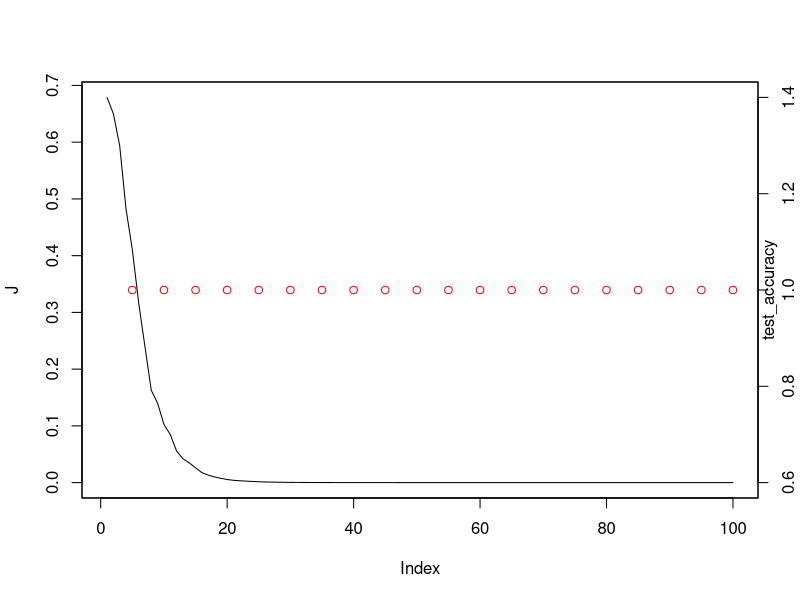

Source code (R):
## Self Neural Nets
## version 5 - L layer, binary classification, diff optimization routines

# # # # Functions # # # #

list <- structure(NA,class="result")
"[<-.result" <- function(x,...,value){
  # Reference : https://stat.ethz.ch/pipermail/r-help/2004-June/053343.html
  args <- as.list(match.call())
  args <- args[-c(1:2,length(args))]
  length(value) <- length(args)
  for(i in seq(along=args)) {
    a <- args[[i]]
    if(!missing(a)) eval.parent(substitute(a <- v,list(a=a,v=value[[i]])))
  }
  x
}

revert_list_structure <- function(ls){
  x <- lapply(ls, `[`, names(ls[[1]]))
  apply(do.call(rbind, x), 2, as.list) 
}

preprocess_data <- function(data, train_ratio = 0.7, cv_ratio = 0){
  # Make sure that the last column is the dependent variable
  data <- data.frame(t(data)) # Need to transpose; observations should be columns!
  num_train <- train_ratio * ncol(data)
  train_samples <- sample(ncol(data), num_train)
  train <- data[,train_samples]
  non_train <- data[,-train_samples]
  num_cv <- cv_ratio * ncol(data)
  if (num_cv){
    cv_samples <- sample(ncol(non_train), num_cv)
    cv <- non_train[,cv_samples]
    test <- non_train[,-cv_samples]
  } else {
    cv <- NULL
    test <- non_train
  }
  
  all_data <- setNames(list(train, cv, test),c("Train", "CV", "Test"))
  all_data <- all_data[!sapply(all_data, is.null)]
  y <- lapply(all_data, function(df) as.matrix(df[nrow(df),]))
  x <- lapply(all_data, function(df) as.matrix(df[-nrow(df),]))
  return (revert_list_structure(setNames(list(x, y), c("X", "Y"))))
}

initialize_parameters <- function(X, Y, n_h=c(3,3)){
  out <- list()
  n_h <- c(nrow(X),n_h,nrow(Y))
  for (i in 2:length(n_h)){
    out[[paste("W",i-1,sep="")]] <- matrix(runif(n_h[i] * n_h[i-1]) * 0.01, nrow=n_h[i], ncol=n_h[i-1])
    out[[paste("B",i-1,sep="")]] <- matrix(0,nrow=n_h[i], ncol=1)
  }
  return(out)
}

initialize_optim_params <- function(parameters){
  num_layers = length(parameters) / 2
  v <- list()
  for (i in 1:num_layers){
    v[[paste("dW",i,sep="")]] <- parameters[[paste("W",i,sep="")]] * 0
    v[[paste("dB",i,sep="")]] <- parameters[[paste("B",i,sep="")]] * 0
  }
  s <- v
  return(setNames(list(v, s), c("Velocity", "Squared")))
}

create_mini_batches <- function(X, Y, batch_size=ncol(X), seed = 42){
  n <- ncol(X)
  shuffled_order <- sample(n)
  shuffled_X <- X[,shuffled_order]
  shuffled_Y <- Y[,shuffled_order]  # check dimensions after this step
  if (nrow(Y) == 1) shuffled_Y <- matrix(shuffled_Y, nrow=1)
  
  batch_size <- min(batch_size, n)
  mini_batches <- list()
  num_complete_minibatches = floor(n/batch_size)
  for (k in 0:(num_complete_minibatches-1)){
    mini_batch_X <- shuffled_X[, (k*batch_size + 1) : ((k+1)*batch_size)]
    mini_batch_Y <- shuffled_Y[, (k*batch_size + 1) : ((k+1)*batch_size)]
    if (nrow(Y) == 1) mini_batch_Y <- matrix(mini_batch_Y, nrow=1)
    mini_batch <- setNames(list(mini_batch_X, mini_batch_Y), c("X", "Y"))
    mini_batches <- c(mini_batches, list(mini_batch))
  }
  
  # Edge Effects
  if (n %% batch_size){
    mini_batch_X = shuffled_X[, (num_complete_minibatches*batch_size + 1):n]
    mini_batch_Y = shuffled_Y[, (num_complete_minibatches*batch_size + 1):n]
    if (nrow(Y) == 1) mini_batch_Y <- matrix(mini_batch_Y, nrow=1)
    mini_batch <- setNames(list(mini_batch_X, mini_batch_Y), c("X", "Y"))
    mini_batches <- c(mini_batches, list(mini_batch))
  }
  
  return (mini_batches)
  
}

activation_function <- function(Z, type=c("sigmoid", "tanh", "relu", "leaky_relu"),
                                leaky_factor=0.01){
  type <- match.arg(type)
  if (type=="sigmoid"){
    A <- 1 / (1 + exp(-Z))
    A_prime <- A * (1-A)
  } else if (type=="tanh"){
    A <- (exp(Z) - exp(-Z)) / (exp(Z) + exp(-Z))
    A_prime <- 1-A^2
  } else if (type=="relu"){
    A <- pmax(Z, 0)
    A_prime <- 1 * (Z>0)
  } else if (type=="leaky_relu"){
    A <- pmax(Z, leaky_factor * Z)
    A_prime <- 1 * (Z>0) + leaky_factor * (Z<=0)
  }
  return (setNames(list(A, A_prime),c("A","A_prime")))
}

forward_prop <- function(X, parameters, activation_func="tanh"){
  out <- list()
  num_layers <- length(parameters) / 2
  activation_func <- c(rep(activation_func,num_layers-1),"sigmoid")
  A <- X
  for (i in 1:num_layers){
    A_prev <- A
    out[[paste("Z",i,sep="")]] <- Z <- sweep(parameters[[paste("W",i,sep="")]] %*% A_prev, 1,
                                             parameters[[paste("B",i,sep="")]], '+')
    out[[paste("A",i,sep="")]] <- A <- activation_function(Z, type=activation_func[i])[["A"]]
  }
  return (out)
}

compute_cost <- function(Y, parameters, cache, lambda=0){
  num_layers <- length(cache) / 2
  prediction <- cache[[paste("A",num_layers,sep="")]]
  cost <- -1 / ncol(Y) * sum(Y * log(prediction) + (1-Y) * log(1-prediction))
  coefs <- parameters[grepl("W",names(parameters))]
  cost <- cost + lambda / (2 * ncol(Y)) * sum(unlist(lapply(coefs, function(x) sum(x^2))))
  cost
}

back_prop <- function(X, Y, parameters, cache, activation_func="tanh", lambda=0){
  out <- list()
  num_layers <- length(parameters) / 2
  activation_func <- c(rep(activation_func, num_layers-1),"sigmoid")
  cache[["A0"]] <- X
  dA <- -1 * (Y / cache[[paste("A",num_layers,sep="")]] - 
                (1-Y) / (1-cache[[paste("A",num_layers,sep="")]]))
  for (i in seq(num_layers,1,-1)){
    dZ <- dA * activation_function(cache[[paste("Z",i,sep="")]], type=activation_func[i])[["A_prime"]]
    out[[paste("dW",i,sep="")]] <- 1 / ncol(Y) * (dZ %*% t(cache[[paste("A",i-1,sep="")]])) +
      lambda / ncol(Y) * (parameters[[paste("W",i,sep="")]])
    out[[paste("dB",i,sep="")]] <- 1 / ncol(Y) * rowSums(dZ)
    dA <- t(parameters[[paste("W",i,sep="")]]) %*% dZ
  }
  return(out)
}

update_parameters <- function(parameters, gradients, v, s, iteration, learning_rate=0.01, beta1 = 0.9, beta2 = 0.999, 
                              epsilon = 1e-8, optimization_method = c("GD", "EWA-GD", "RMS-GD", "ADAM")){
  
  optimization_method <- match.arg(optimization_method)
  num_layers <- length(parameters) / 2
  
  for (i in 1:num_layers){
    
    if (optimization_method == "GD"){
      
      parameters[[paste("W",i,sep="")]] <- parameters[[paste("W",i,sep="")]] - 
        learning_rate * gradients[[paste("dW",i,sep="")]]
      parameters[[paste("B",i,sep="")]] <- parameters[[paste("B",i,sep="")]] - 
        learning_rate * gradients[[paste("dB",i,sep="")]]
      
    } else if (optimization_method == "EWA-GD"){
      
      v[[paste("dW",i,sep="")]] = (beta1 * v[[paste("dW",i,sep="")]] + (1 - beta1) * gradients[[paste("dW",i,sep="")]]) / (1 - beta1 ^ iteration)
      v[[paste("dB",i,sep="")]] = (beta1 * v[[paste("dB",i,sep="")]] + (1 - beta1) * gradients[[paste("dB",i,sep="")]]) / (1 - beta1 ^ iteration)
      parameters[[paste("W",i,sep="")]] <- parameters[[paste("W",i,sep="")]] - 
        learning_rate * v[[paste("dW",i,sep="")]]
      parameters[[paste("B",i,sep="")]] <- parameters[[paste("B",i,sep="")]] - 
        learning_rate * v[[paste("dB",i,sep="")]]
      
    } else if (optimization_method == "RMS-GD"){
      
      s[[paste("dW",i,sep="")]] = (beta2 * s[[paste("dW",i,sep="")]] + (1 - beta2) * ((gradients[[paste("dW",i,sep="")]])^2)) / (1 - beta2 ^ iteration)
      s[[paste("dB",i,sep="")]] = (beta2 * s[[paste("dB",i,sep="")]] + (1 - beta2) * ((gradients[[paste("dB",i,sep="")]])^2)) / (1 - beta2 ^ iteration)
      parameters[[paste("W",i,sep="")]] <- parameters[[paste("W",i,sep="")]] - 
        learning_rate * gradients[[paste("dW",i,sep="")]] / sqrt(s[[paste("dW",i,sep="")]] + epsilon)
      parameters[[paste("B",i,sep="")]] <- parameters[[paste("B",i,sep="")]] - 
        learning_rate * gradients[[paste("dB",i,sep="")]] / sqrt(s[[paste("dB",i,sep="")]] + epsilon)
      
    } else if (optimization_method == "ADAM"){
      
      v[[paste("dW",i,sep="")]] = (beta1 * v[[paste("dW",i,sep="")]] + (1 - beta1) * gradients[[paste("dW",i,sep="")]]) / (1 - beta1 ^ iteration)
      v[[paste("dB",i,sep="")]] = (beta1 * v[[paste("dB",i,sep="")]] + (1 - beta1) * gradients[[paste("dB",i,sep="")]]) / (1 - beta1 ^ iteration)
      s[[paste("dW",i,sep="")]] = (beta2 * s[[paste("dW",i,sep="")]] + (1 - beta2) * (gradients[[paste("dW",i,sep="")]])^2) / (1 - beta2 ^ iteration)
      s[[paste("dB",i,sep="")]] = (beta2 * s[[paste("dB",i,sep="")]] + (1 - beta2) * (gradients[[paste("dB",i,sep="")]])^2) / (1 - beta2 ^ iteration)
      
      parameters[[paste("W",i,sep="")]] <- parameters[[paste("W",i,sep="")]] - 
        learning_rate * v[[paste("dW",i,sep="")]] / sqrt(s[[paste("dW",i,sep="")]] + epsilon)
      parameters[[paste("B",i,sep="")]] <- parameters[[paste("B",i,sep="")]] - 
        learning_rate * v[[paste("dB",i,sep="")]] / sqrt(s[[paste("dB",i,sep="")]] + epsilon)
      
    }
  }
  
  return(list(parameters, v, s))
  
}

predict <- function(X, Y, parameters, activation_func="tanh"){
  pred <- forward_prop(X, parameters, activation_func=activation_func)
  pred <- pred[length(pred)][[1]]
  pred <- 1 * (pred > 0.5)
  accuracy <- sum(pred==Y) / length(pred)
  return (setNames(list(pred, accuracy),c("Prediction", "Test_Accuracy")))
}

cost_accuracy_plot <- function(J, test_accuracy){
  plot(J, type='l')
  par(new='T')
  plot(test_accuracy, col='red', type='o', yaxt='n', xaxt='n', ylab='', xlab='')
  axis(4)
  mtext('test_accuracy',side=4)
}

# # # # Execution # # # #

num_iter <- 100  # Consider this variable to be epoch in case mini-batch GD optim being used
test_every <- 5
hidden_layer_activation <- "tanh"
optimization_method <- "ADAM"
lambda <- 0
n_h <- c(3)
alpha <- 0.01
beta1 <- 0.1
beta2 <- 0.1
batch_size <- 8    # Keep this as some power of 2
seed <- 42

data <- iris[1:100,]
data$Species <- as.numeric(data$Species) - 1
data <- preprocess_data(data, train_ratio = 0.7)
parameters <- initialize_parameters(data$Train$X, data$Train$Y, n_h = n_h)
list[v, s] <- initialize_optim_params(parameters = parameters)
test_accuracy <- J <- rep(NA, num_iter)
counter <- 0

for (i in 1:num_iter){
  seed <- seed + 10   # To randomize for each epoch/iter, in case mini-batch is being used
  all_batches <- create_mini_batches(data$Train$X, data$Train$Y, batch_size = batch_size, seed = seed)
  
  for (minibatch in all_batches){
    cache <- forward_prop(minibatch$X, parameters, activation_func = hidden_layer_activation)
    cost <- compute_cost(minibatch$Y, parameters, cache, lambda=lambda)
    gradients <- back_prop(minibatch$X, minibatch$Y, parameters, cache, lambda=lambda, 
                           activation_func = hidden_layer_activation)
    counter <- counter + 1
    list[parameters, v, s] <- update_parameters(parameters, gradients, v=v, s=s, iteration=counter, 
                                                learning_rate=alpha, optimization_method=optimization_method,
                                                beta2 = beta2, beta1 = beta1)
  }
  
  J[i] <- cost    # Cost after each epoch / iteration
  if (!i %% test_every){
    list[prediction, accuracy] <- predict(data$Test$X, data$Test$Y, parameters, activation_func = hidden_layer_activation)
    test_accuracy[i] <- accuracy
    print (paste("Test accuracy after", i, "iterations:", accuracy))
  }
}

cost_accuracy_plot(J, test_accuracy)